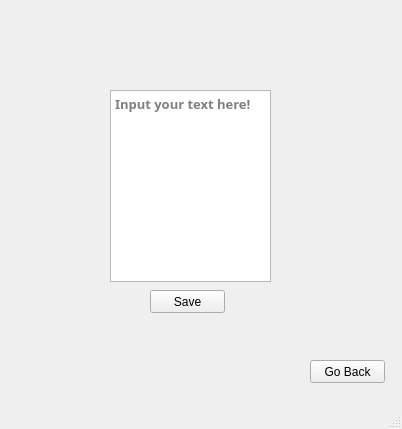
<?xml version="1.0" encoding="UTF-8"?>
<ui version="4.0">
 <class>Editor</class>
 <widget class="QMainWindow" name="Editor">
  <property name="geometry">
   <rect>
    <x>0</x>
    <y>0</y>
    <width>402</width>
    <height>429</height>
   </rect>
  </property>
  <property name="windowTitle">
   <string>Editor</string>
  </property>
  <widget class="QWidget" name="centralwidget">
   <widget class="QPushButton" name="undoButton">
    <property name="geometry">
     <rect>
      <x>110</x>
      <y>60</y>
      <width>21</width>
      <height>21</height>
     </rect>
    </property>
    <property name="cursor">
     <cursorShape>SizeHorCursor</cursorShape>
    </property>
    <property name="text">
     <string/>
    </property>
    <property name="icon">
     <iconset>
      <normaloff>../../../Desktop/Усе/backward.png</normaloff>../../../Desktop/Усе/backward.png</iconset>
    </property>
    <property name="flat">
     <bool>true</bool>
    </property>
   </widget>
   <widget class="QTextEdit" name="textEdit">
    <property name="geometry">
     <rect>
      <x>110</x>
      <y>90</y>
      <width>161</width>
      <height>192</height>
     </rect>
    </property>
    <property name="font">
     <font>
      <family>Yu Mincho Demibold</family>
      <pointsize>10</pointsize>
      <weight>75</weight>
      <bold>true</bold>
     </font>
    </property>
    <property name="placeholderText">
     <string>Input your text here!</string>
    </property>
   </widget>
   <widget class="QPushButton" name="saveButton">
    <property name="geometry">
     <rect>
      <x>150</x>
      <y>290</y>
      <width>75</width>
      <height>23</height>
     </rect>
    </property>
    <property name="text">
     <string>Save</string>
    </property>
   </widget>
   <widget class="QPushButton" name="pushButton">
    <property name="geometry">
     <rect>
      <x>310</x>
      <y>360</y>
      <width>75</width>
      <height>23</height>
     </rect>
    </property>
    <property name="text">
     <string>Go Back</string>
    </property>
   </widget>
   <widget class="QPushButton" name="restoreBtn">
    <property name="geometry">
     <rect>
      <x>140</x>
      <y>60</y>
      <width>21</width>
      <height>21</height>
     </rect>
    </property>
    <property name="cursor">
     <cursorShape>SizeHorCursor</cursorShape>
    </property>
    <property name="text">
     <string/>
    </property>
    <property name="icon">
     <iconset>
      <normaloff>../../../Desktop/Усе/forward.png</normaloff>../../../Desktop/Усе/forward.png</iconset>
    </property>
    <property name="flat">
     <bool>true</bool>
    </property>
   </widget>
  </widget>
  <widget class="QMenuBar" name="menubar">
   <property name="geometry">
    <rect>
     <x>0</x>
     <y>0</y>
     <width>402</width>
     <height>20</height>
    </rect>
   </property>
  </widget>
  <widget class="QStatusBar" name="statusbar"/>
 </widget>
 <resources/>
 <connections/>
</ui>
